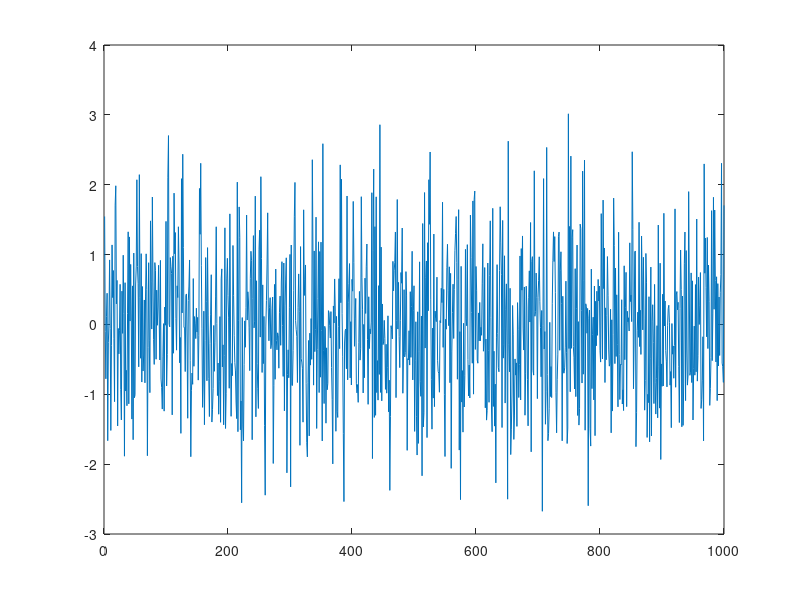

This figure's MATLAB source: (Note: this script raises an error after producing the figure.)
clear all;
close all;
xi = randn (1, 1000);
figure;
plot(xi);
L=8;
x_n(1) = min(xi);
x_n(L+1) = max(xi);
[x_n(2:L), y_n] = lloyds(xi, y);

for j = 1 : length (xi)
    for i = 1 : L
        if xi(j) >= x_n(i) && xi(j) <= x_n(i+1)
            eta_n(j) = y_n(i);
        end
    end
end
figure;
plot(eta_n);
figure;
plot(xi, eta_n, '*');